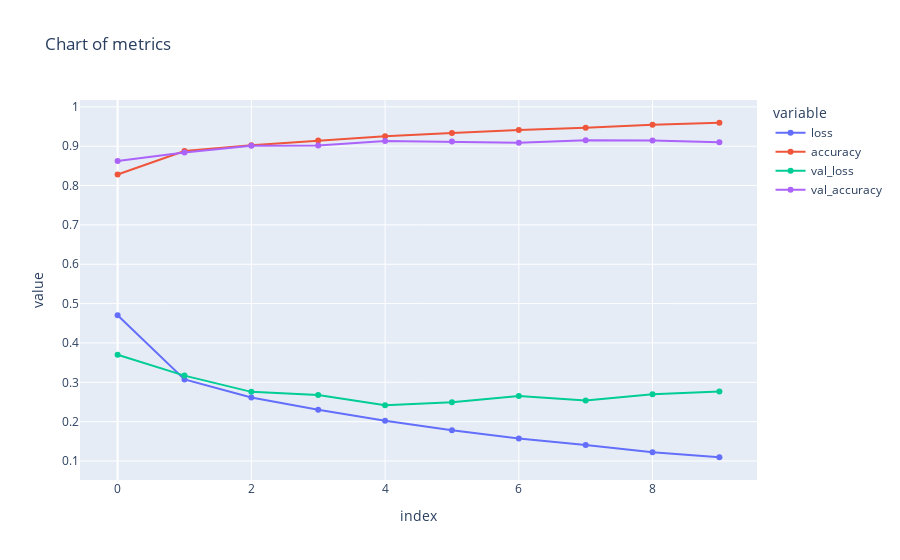

The notebook cell saved with this chart:
### Code cell
hist_plot = pd.DataFrame(history.history)
fig = px.line(hist_plot, title='Chart of metrics', markers=True)
fig.show()

### Figure 1 — Plotly figure (JSON) as saved in the notebook; plotly's stock layout.template omitted (floating-point values rounded to 4 significant figures)
{"data": [{"hovertemplate": "variable=loss<br>index=%{x}<br>value=%{y}<extra></extra>", "legendgroup": "loss", "line": {"color": "#636efa", "dash": "solid"}, "marker": {"symbol": "circle"}, "mode": "lines+markers", "name": "loss", "orientation": "v", "showlegend": true, "type": "scatter", "x": [0, 1, 2, 3, 4, 5, 6, 7, 8, 9], "xaxis": "x", "y": [0.4703, 0.3075, 0.2613, 0.2302, 0.2021, 0.178, 0.1572, 0.1407, 0.1223, 0.1096], "yaxis": "y"}, {"hovertemplate": "variable=accuracy<br>index=%{x}<br>value=%{y}<extra></extra>", "legendgroup": "accuracy", "line": {"color": "#EF553B", "dash": "solid"}, "marker": {"symbol": "circle"}, "mode": "lines+markers", "name": "accuracy", "orientation": "v", "showlegend": true, "type": "scatter", "x": [0, 1, 2, 3, 4, 5, 6, 7, 8, 9], "xaxis": "x", "y": [0.8281, 0.8879, 0.9025, 0.9143, 0.925, 0.9334, 0.9413, 0.9472, 0.9545, 0.9596], "yaxis": "y"}, {"hovertemplate": "variable=val_loss<br>index=%{x}<br>value=%{y}<extra></extra>", "legendgroup": "val_loss", "line": {"color": "#00cc96", "dash": "solid"}, "marker": {"symbol": "circle"}, "mode": "lines+markers", "name": "val_loss", "orientation": "v", "showlegend": true, "type": "scatter", "x": [0, 1, 2, 3, 4, 5, 6, 7, 8, 9], "xaxis": "x", "y": [0.3702, 0.3171, 0.2758, 0.2677, 0.2415, 0.2495, 0.2651, 0.2539, 0.2699, 0.2764], "yaxis": "y"}, {"hovertemplate": "variable=val_accuracy<br>index=%{x}<br>value=%{y}<extra></extra>", "legendgroup": "val_accuracy", "line": {"color": "#ab63fa", "dash": "solid"}, "marker": {"symbol": "circle"}, "mode": "lines+markers", "name": "val_accuracy", "orientation": "v", "showlegend": true, "type": "scatter", "x": [0, 1, 2, 3, 4, 5, 6, 7, 8, 9], "xaxis": "x", "y": [0.8622, 0.8842, 0.901, 0.902, 0.9135, 0.9121, 0.9091, 0.9154, 0.9147, 0.9103], "yaxis": "y"}], "layout": {"legend": {"title": {"text": "variable"}, "tracegroupgap": 0}, "title": {"text": "Chart of metrics"}, "xaxis": {"anchor": "y", "domain": [0, 1], "title": {"text": "index"}}, "yaxis": {"anchor": "x", "domain": [0, 1], "title": {"text": "value"}}}}
